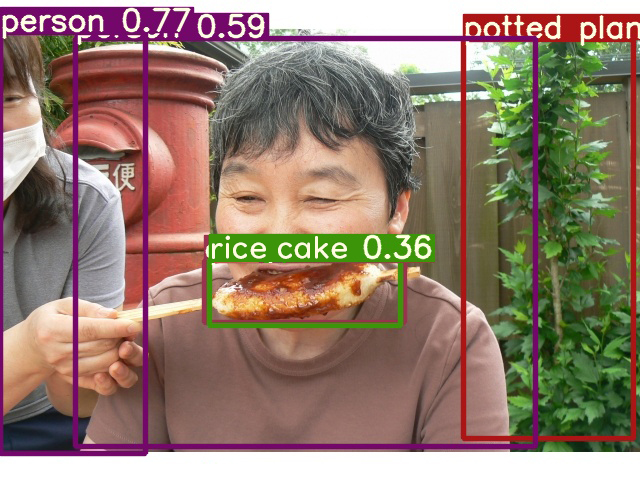
#> input picture try/fig_sample/sample.jpg, 640 x 480 px
$ python try_gen_eps-bw.py
#> lines starting #> are read from the running program, lines starting #| are printed output that depends on the picture
# -*- coding:utf-8 -*-
from PIL import Image
from itertools import product

out_dir = "_fig_gen"
src = "fig_sample/sample.jpg"
dst = out_dir + "/" + "test_gray.png"
dst2 = out_dir + "/" + 'Lenna_gray_middle_value.png'
dst3 = out_dir + "/" + 'Lenna_gray_luminance.png'

img = Image.open(src)
#> img is the input picture: PIL image 640x480 RGB; mean R, G, B 145.6, 123.4, 109.3

# 参考までにPILの機能でグレー変換
gray_img = img.convert('L')
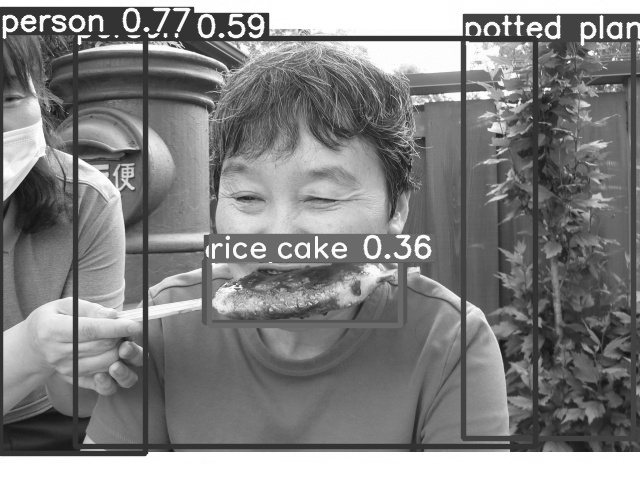
#> gray_img: PIL image 640x480 L; min 15, max 255, mean 128.4
gray_img.save(dst)

# 以下自前グレースケール変換
rgb_img = img.convert('RGB')
w, h = rgb_img.size
#> w = 640; h = 480
my_img = Image.new('RGBA', (w, h))  # 同じ大きさの空画像を作成
#> my_img: PIL image 640x480 RGBA; every value is 0

# 中間値 : v = (max+min)/2
for x, y in product(range(w), range(h)):
    r, g, b = rgb_img.getpixel((x, y))
    val = int((min([r, g, b]) + max([r, g, b])) / 2)
    my_img.putpixel((x, y), (val, val, val))
#> this loop made 307200 passes
#> (r, g, b, val) on passes 1 to 3: (255, 253, 254, 254), (255, 255, 255, 255), (255, 252, 255, 253)
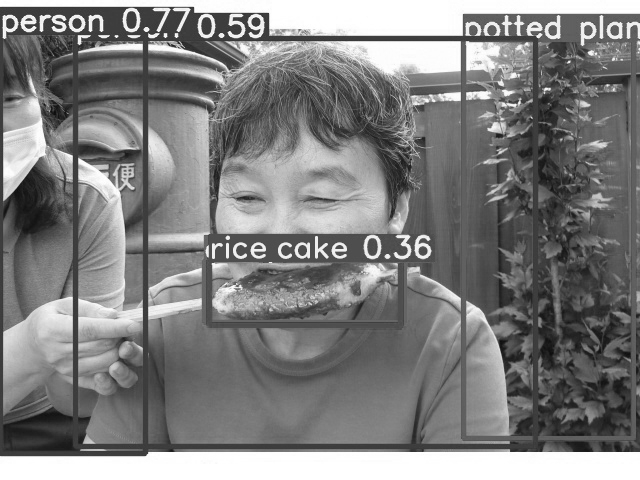
#> my_img: PIL image 640x480 RGBA; mean R, G, B, A 127.7, 127.7, 127.7, 255

my_img.save(dst2)

# 輝度計算(NTSC係数) : v = 0.299*r ＋ 0.587*g ＋ 0.114*b
for x, y in product(range(w), range(h)):
    r, g, b = rgb_img.getpixel((x, y))
    val = int(0.299 * r + 0.587 * g + 0.114 * b)
    my_img.putpixel((x, y), (val, val, val))
#> this loop made 307200 passes
#> (r, g, b, val) on passes 1 to 3: (255, 253, 254, 253), (255, 255, 255, 255), (255, 252, 255, 253)

my_img.save(dst3)

$ run again, with try/fig_sample/test_img.jpg copied over try/fig_sample/sample.jpg
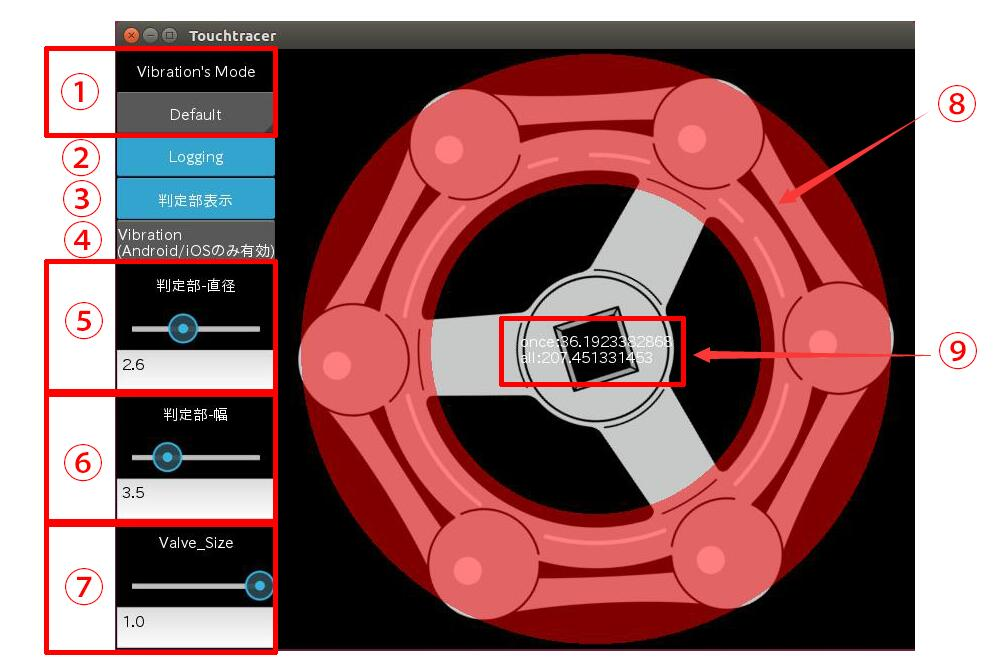
#> input picture try/fig_sample/test_img.jpg, 1000 x 666 px
#> img is the input picture: PIL image 1000x666 RGB; mean R, G, B 144, 104, 104.8
#> `gray_img = img.convert('L')`:
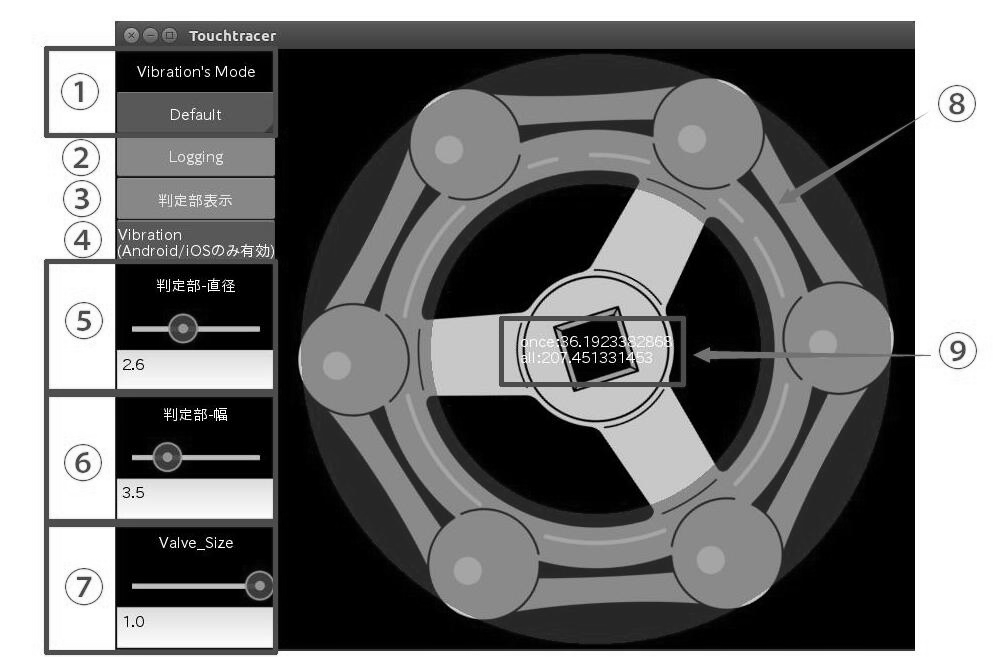
#> gray_img: PIL image 1000x666 L; min 0, max 255, mean 116
#> after the loop `for x, y in product(range(w), range(h)):`:
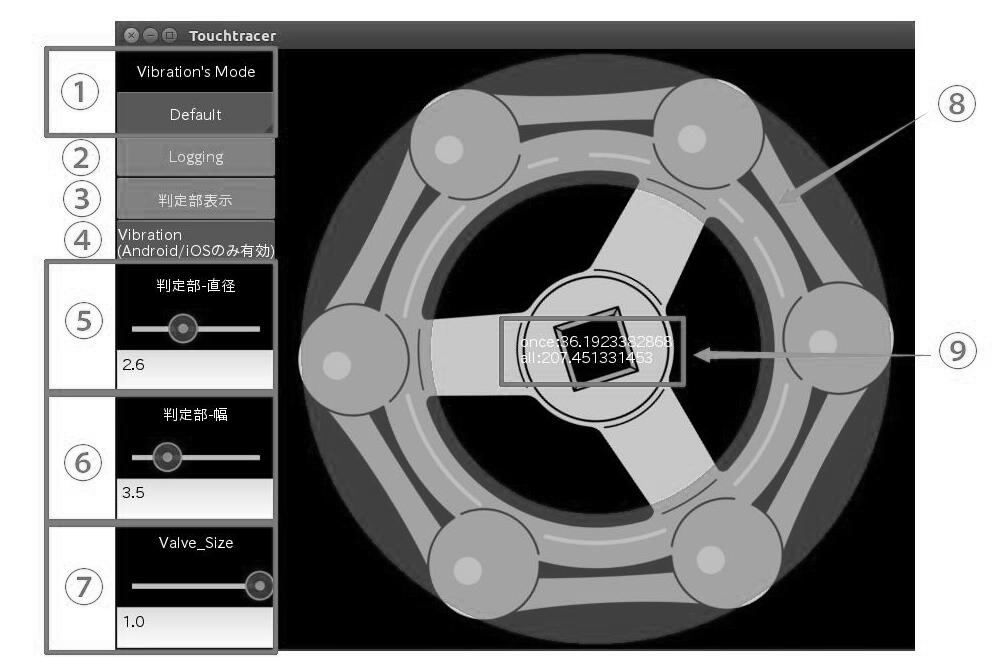
#> my_img: PIL image 1000x666 RGBA; mean R, G, B, A 124.1, 124.1, 124.1, 255
